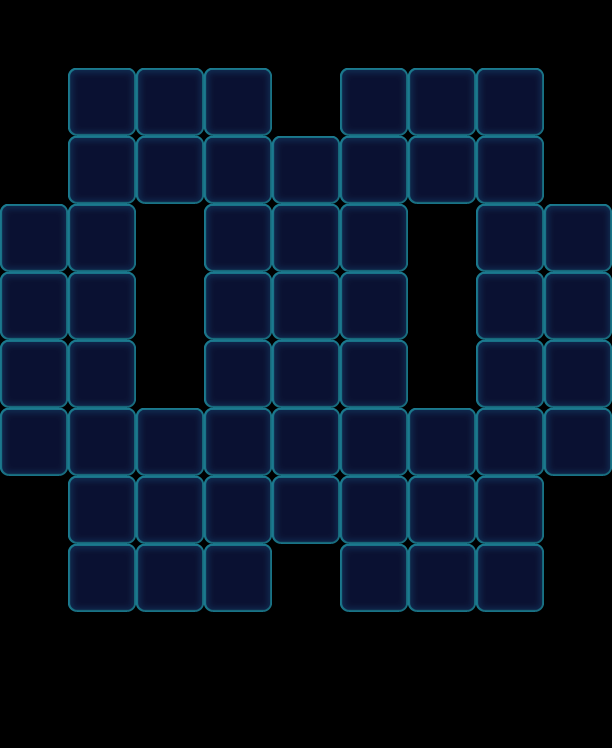

This game map was drawn from its Tiled (.tmx) file and the tilesets committed beside it. A one-line description and the trimmed map source follow:
An orthogonal 9x11 tile map with 68x68 px tiles, 1 tile layer (Valid), 2 tilesets and 65 objects (46x Monster, 10x Flower, 9x Factory_Normal).

<map version="1.0" orientation="orthogonal" width="9" height="11" tilewidth="68" tileheight="68">
 <tileset firstgid="1" name="game_grid1" tilewidth="68" tileheight="68">
  <image source="game_grid1.png" width="68" height="68" />
 </tileset>
 <tileset firstgid="2" name="map" tilewidth="68" tileheight="68">
  <image source="map.png" width="1024" height="1024" />
 </tileset>
 <layer name="Valid" width="9" height="11">
  <data>[99 cells, 56 non-empty, 1 distinct tile ids]</data>
 </layer>
 <objectgroup name="BottomObj" width="9" height="11" />
 <objectgroup name="MiddleObj" width="9" height="11">
  <object name="32" type="Monster" gid="2" x="272" y="272">
   <properties>
    <property name="Color" value="Blue" />
   </properties>
  </object>
  <object name="66" type="Monster" gid="17" x="340" y="340">
   <properties>
    <property name="Color" value="Purple" />
   </properties>
  </object>
  <object name="33" type="Monster" gid="3" x="340" y="204">
   <properties>
    <property name="Color" value="Green" />
   </properties>
  </object>
  <object name="55" type="Monster" gid="19" x="340" y="272">
   <properties>
    <property name="Color" value="Yellow" />
   </properties>
  </object>
  <object name="45" type="Monster" gid="18" x="272" y="340">
   <properties>
    <property name="Color" value="Pink" />
   </properties>
  </object>
  <object name="35" type="Monster" gid="17" x="204" y="408">
   <properties>
    <property name="Color" value="Purple" />
   </properties>
  </object>
  <object name="66" type="Monster" gid="17" x="136" y="204">
   <properties>
    <property name="Color" value="Purple" />
   </properties>
  </object>
  <object name="32" type="Monster" gid="2" x="204" y="204">
   <properties>
    <property name="Color" value="Blue" />
   </properties>
  </object>
  <object name="57" type="Monster" gid="18" x="204" y="272">
   <properties>
    <property name="Color" value="Pink" />
   </properties>
  </object>
  <object name="57" type="Monster" gid="18" x="476" y="272">
   <properties>
    <property name="Color" value="Pink" />
   </properties>
  </object>
  <object name="54" type="Monster" gid="3" x="476" y="340">
   <properties>
    <property name="Color" value="Green" />
   </properties>
  </object>
  <object name="54" type="Monster" gid="3" x="544" y="340">
   <properties>
    <property name="Color" value="Green" />
   </properties>
  </object>
  <object name="65" type="Monster" gid="19" x="544" y="476">
   <properties>
    <property name="Color" value="Yellow" />
   </properties>
  </object>
  <object name="57" type="Monster" gid="18" x="408" y="204">
   <properties>
    <property name="Color" value="Pink" />
   </properties>
  </object>
  <object name="54" type="Monster" gid="3" x="340" y="476">
   <properties>
    <property name="Color" value="Green" />
   </properties>
  </object>
  <object name="65" type="Monster" gid="19" x="204" y="544">
   <properties>
    <property name="Color" value="Yellow" />
   </properties>
  </object>
  <object name="53" type="Monster" gid="18" x="272" y="476">
   <properties>
    <property name="Color" value="Pink" />
   </properties>
  </object>
  <object name="63" type="Monster" gid="3" x="340" y="544">
   <properties>
    <property name="Color" value="Green" />
   </properties>
  </object>
  <object name="55" type="Monster" gid="19" x="272" y="408">
   <properties>
    <property name="Color" value="Yellow" />
   </properties>
  </object>
  <object name="57" type="Monster" gid="18" x="476" y="612">
   <properties>
    <property name="Color" value="Pink" />
   </properties>
  </object>
  <object name="54" type="Monster" gid="3" x="408" y="476">
   <properties>
    <property name="Color" value="Green" />
   </properties>
  </object>
  <object name="54" type="Monster" gid="3" x="476" y="544">
   <properties>
    <property name="Color" value="Green" />
   </properties>
  </object>
  <object name="66" type="Monster" gid="17" x="340" y="612">
   <properties>
    <property name="Color" value="Purple" />
   </properties>
  </object>
  <object name="44" type="Monster" gid="3" x="340" y="136">
   <properties>
    <property name="Color" value="Green" />
   </properties>
  </object>
  <object name="65" type="Monster" gid="19" x="476" y="408">
   <properties>
    <property name="Color" value="Yellow" />
   </properties>
  </object>
  <object name="65" type="Monster" gid="19" x="0" y="340">
   <properties>
    <property name="Color" value="Yellow" />
   </properties>
  </object>
  <object name="57" type="Monster" gid="18" x="476" y="136">
   <properties>
    <property name="Color" value="Pink" />
   </properties>
  </object>
  <object name="53" type="Monster" gid="18" x="136" y="612">
   <properties>
    <property name="Color" value="Pink" />
   </properties>
  </object>
  <object name="54" type="Monster" gid="3" x="68" y="612">
   <properties>
    <property name="Color" value="Green" />
   </properties>
  </object>
  <object name="35" type="Monster" gid="17" x="204" y="612">
   <properties>
    <property name="Color" value="Purple" />
   </properties>
  </object>
  <object name="66" type="Monster" gid="17" x="204" y="136">
   <properties>
    <property name="Color" value="Purple" />
   </properties>
  </object>
  <object name="45" type="Monster" gid="18" x="136" y="136">
   <properties>
    <property name="Color" value="Pink" />
   </properties>
  </object>
  <object name="65" type="Monster" gid="19" x="68" y="136">
   <properties>
    <property name="Color" value="Yellow" />
   </properties>
  </object>
  <object name="33" type="Monster" gid="3" x="0" y="476">
   <properties>
    <property name="Color" value="Green" />
   </properties>
  </object>
  <object name="57" type="Monster" gid="18" x="68" y="544">
   <properties>
    <property name="Color" value="Pink" />
   </properties>
  </object>
  <object name="57" type="Monster" gid="18" x="68" y="340">
   <properties>
    <property name="Color" value="Pink" />
   </properties>
  </object>
  <object name="32" type="Monster" gid="2" x="0" y="408">
   <properties>
    <property name="Color" value="Blue" />
   </properties>
  </object>
  <object name="32" type="Monster" gid="2" x="0" y="272">
   <properties>
    <property name="Color" value="Blue" />
   </properties>
  </object>
  <object name="32" type="Monster" gid="2" x="68" y="204">
   <properties>
    <property name="Color" value="Blue" />
   </properties>
  </object>
  <object name="32" type="Monster" gid="2" x="476" y="204">
   <properties>
    <property name="Color" value="Blue" />
   </properties>
  </object>
  <object name="32" type="Monster" gid="2" x="408" y="136">
   <properties>
    <property name="Color" value="Blue" />
   </properties>
  </object>
  <object name="32" type="Monster" gid="2" x="544" y="408">
   <properties>
    <property name="Color" value="Blue" />
   </properties>
  </object>
  <object name="32" type="Monster" gid="2" x="136" y="476">
   <properties>
    <property name="Color" value="Blue" />
   </properties>
  </object>
  <object name="32" type="Monster" gid="2" x="408" y="612">
   <properties>
    <property name="Color" value="Blue" />
   </properties>
  </object>
  <object name="32" type="Monster" gid="2" x="476" y="476">
   <properties>
    <property name="Color" value="Blue" />
   </properties>
  </object>
  <object name="57" type="Monster" gid="18" x="408" y="544">
   <properties>
    <property name="Color" value="Pink" />
   </properties>
  </object>
  <object name="33" type="Flower" gid="137" x="68" y="272">
   <properties>
    <property name="FlowerLevel" value="0" />
   </properties>
  </object>
  <object name="35" type="Flower" gid="137" x="136" y="544">
   <properties>
    <property name="FlowerLevel" value="0" />
   </properties>
  </object>
  </objectgroup>
 <objectgroup color="#000000" name="TopObj" width="9" height="11">
  <!-- 9 objects omitted --></objectgroup>
</map>
<!-- 17 of 65 objects omitted -->
